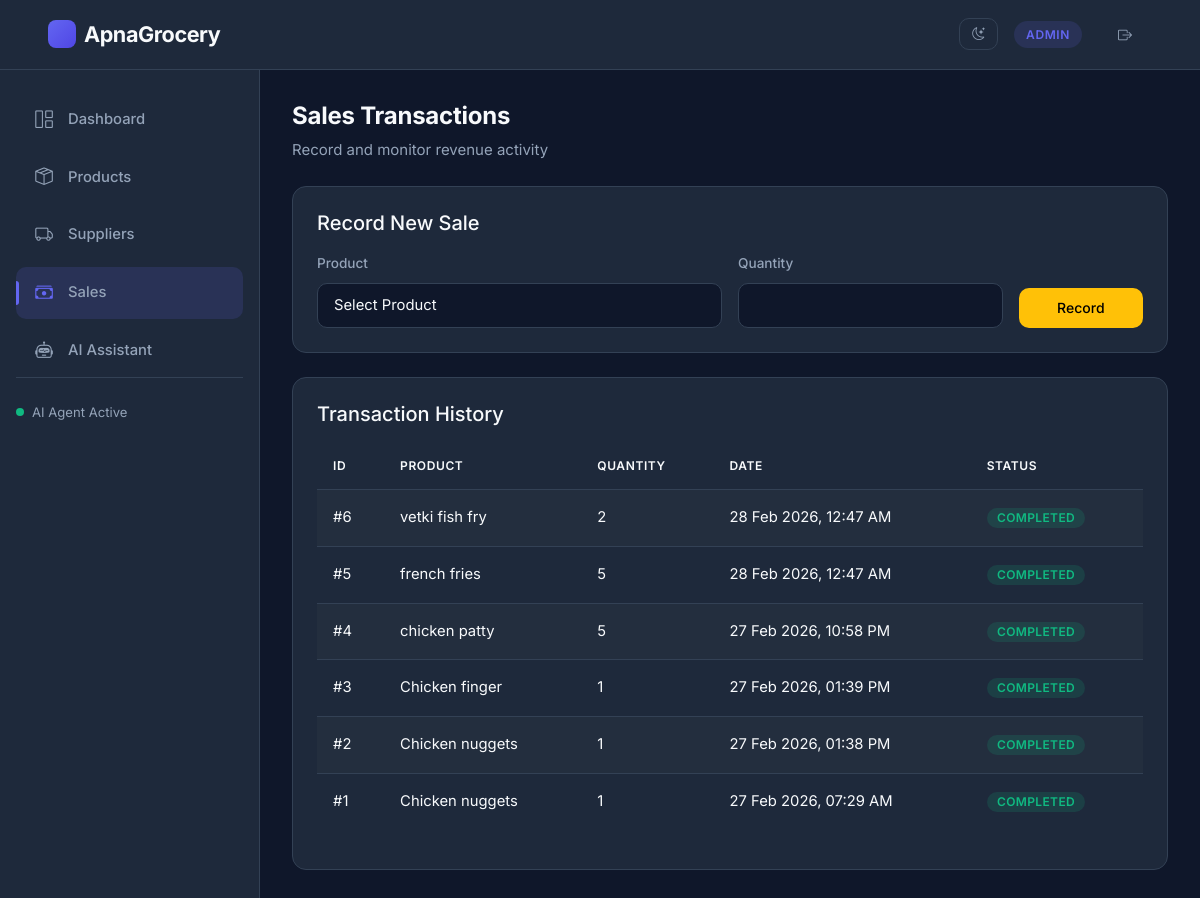
/sales (signed in), run on the app's committed database.
### models/__init__.py (models this page shows, shortened)
class Admin(UserMixin, db.Model):
    __tablename__ = "admins"
    id = db.Column(db.Integer, primary_key=True)
    username = db.Column(db.String(100), unique=True, nullable=False)
    password = db.Column(db.String(200), nullable=False)
    role = db.Column(db.String(20), nullable=False, default="ADMIN")
    created_at = db.Column(db.DateTime, default=datetime.utcnow)

class Sale(db.Model):
    __tablename__ = "sales"
    id         = db.Column(db.Integer, primary_key=True)
    product_id = db.Column(db.Integer, db.ForeignKey("products.id"))
    quantity   = db.Column(db.Integer)
    created_at = db.Column(db.DateTime, default=lambda: datetime.now(KOLKATA))
    product    = db.relationship("Product", backref="sales")

class Product(db.Model):
    __tablename__ = "products"
    id = db.Column(db.Integer, primary_key=True)
    name = db.Column(db.String(200))
    price = db.Column(db.Float)
    quantity = db.Column(db.Integer, default=0)
    supplier_id = db.Column(db.Integer, db.ForeignKey("suppliers.id"), nullable=True)

### routes/sales.py (the view, shortened to what this page needs)
@sales.route("/sales", methods=["GET", "POST"])
def list_sales():
    try:
        items    = Sale.query.order_by(Sale.created_at.desc()).all()
        products = Product.query.filter(Product.quantity > 0).all()
    except Exception:
        items    = []
        products = []
    return render_template("sales.html", sales=items, products=products)

### app.py (called while the page is built)
def create_app():
    app = Flask(__name__)
    app.config.from_object(Config)
    db.init_app(app)
    login_manager.init_app(app)
    login_manager.login_view = "auth.login"
    login_manager.login_message = "Please log in to access this page."
    login_manager.login_message_category = "warning"
    @login_manager.user_loader
    def load_user(user_id):
        return Admin.query.get(int(user_id))
    @login_manager.unauthorized_handler
    def unauthorized():
        from flask import redirect, url_for
        return redirect(url_for("auth.login"))
    app.register_blueprint(auth)
    app.register_blueprint(products)
    app.register_blueprint(suppliers)
    app.register_blueprint(sales)
    app.register_blueprint(ai)  # AI Assistant
    with app.app_context():
        db.create_all()
    return app

### templates/sales.html (shortened to what this page needs)
{% extends "base.html" %}
{% block content %}
<header class="mb-4">
  <h2 class="fw-bold">Sales Transactions</h2>
  <p class="text-muted">Record and monitor revenue activity</p>
</header>
<div class="card p-4 mb-4">
  <h5 class="mb-3">Record New Sale</h5>
  <form method="POST" class="row g-3">
    <div class="col-md-6">
      <label class="form-label">Product</label>
      <select name="product_id" class="form-select" required>
        <option value="">Select Product</option>
      </select>
    </div>
    <div class="col-md-4">
      <label class="form-label">Quantity</label>
      <input type="number" name="quantity" class="form-control" required>
    </div>
    <div class="col-md-2 d-flex align-items-end">
      <button class="btn btn-warning w-100">Record</button>
    </div>
  </form>
</div>
<div class="card p-4">
  <h5 class="mb-3">Transaction History</h5>
  {% if sales %}
  <table class="table table-striped align-middle">
    <thead>
      <tr>
        <th>ID</th>
        <th>Product</th>
        <th>Quantity</th>
        <th>Date</th>
        <th>Status</th>
      </tr>
    </thead>
    <tbody>
      {% for sale in sales %}
      <tr>
        <td>#{{ sale.id }}</td>
        <td>{{ sale.product.name }}</td>
        <td>{{ sale.quantity }}</td>
<td>{{ sale.created_at.strftime('%d %b %Y, %I:%M %p') if sale.created_at else 'N/A' }}</td>        <td><span class="badge bg-success">Completed</span></td>
      </tr>
      {% endfor %}
    </tbody>
  </table>
  {% else %}
  <div class="text-muted text-center">No sales recorded yet.</div>
  {% endif %}
</div>
{% endblock %}

### templates/base.html (shortened to what this page needs)
<!doctype html>
<html lang="en" data-theme="dark">
<head>
  <link href="https://cdn.jsdelivr.net/npm/bootstrap@5.3.0/dist/css/bootstrap.min.css" rel="stylesheet">
  <link href="https://cdn.jsdelivr.net/npm/bootstrap-icons@1.11.0/font/bootstrap-icons.css" rel="stylesheet">
  <link href="{{ url_for('static', filename='css/style.css') }}" rel="stylesheet">
</head>
<body>
<nav class="navbar navbar-expand-lg">
  <div class="container-fluid px-4">
    <a class="navbar-brand" href="{% if current_user.is_authenticated %}/dashboard{% else %}/login{% endif %}">
      ApnaGrocery
    </a>
    <div class="ms-auto d-flex align-items-center gap-3">
      {% if current_user.is_authenticated %}
        <button class="btn btn-outline btn-sm" id="themeToggle" title="Toggle theme">
        </button>
        <div class="user-info">
          <span class="user-badge">{{ current_user.role }}</span>
        </div>
        <a class="btn btn-logout" href="/logout">
          <i class="bi bi-box-arrow-right"></i>
        </a>
      {% endif %}
    </div>
  </div>
</nav>
<div class="d-flex">
  {% if current_user.is_authenticated %}
  <aside class="sidebar" id="sidebar">
    <nav class="sidebar-nav">
      <a href="/dashboard" class="nav-item {% if 'dashboard' in request.path %}active{% endif %}">
        <i class="nav-icon bi bi-grid-1x2"></i>
        <span>Dashboard</span>
      </a>
      <a href="/products" class="nav-item {% if 'products' in request.path %}active{% endif %}">
        <i class="nav-icon bi bi-box-seam"></i>
        <span>Products</span>
      </a>
      <a href="/suppliers" class="nav-item {% if 'suppliers' in request.path %}active{% endif %}">
        <i class="nav-icon bi bi-truck"></i>
        <span>Suppliers</span>
      </a>
      <a href="/sales" class="nav-item {% if 'sales' in request.path %}active{% endif %}">
        <i class="nav-icon bi bi-cash-stack"></i>
        <span>Sales</span>
      </a>
      <a href="/ai-assistant" class="nav-item {% if 'ai-assistant' in request.path %}active{% endif %}">
        <i class="nav-icon bi bi-robot"></i>
        <span>AI Assistant</span>
      </a>
    </nav>
    <div class="mt-auto pt-4 border-top border-secondary" style="border-color: var(--border) !important;">
      <div class="d-flex align-items-center gap-2 text-secondary small">
        <span class="d-inline-block rounded-circle" style="width:8px;height:8px;background:var(--success);"></span>
        <span>AI Agent Active</span>
      </div>
    </div>
  </aside>
  {% endif %}
  <main class="main-wrapper">
    {% block content %}{% endblock %}
  </main>
</div>
</body>
</html>

### data on the page
Admin: role "ADMIN"
Sale: id "6", product.name "vetki fish fry", quantity "2", created_at "28 Feb 2026, 12:47 AM"
Sale: id "5", product.name "french fries", quantity "5", created_at "28 Feb 2026, 12:47 AM"
Sale: id "4", product.name "chicken patty", quantity "5", created_at "27 Feb 2026, 10:58 PM"
Sale: id "3", product.name "Chicken finger", quantity "1", created_at "27 Feb 2026, 01:39 PM"
Sale: id "2", product.name "Chicken nuggets", quantity "1", created_at "27 Feb 2026, 01:38 PM"
Sale: id "1", product.name "Chicken nuggets", quantity "1", created_at "27 Feb 2026, 07:29 AM"
